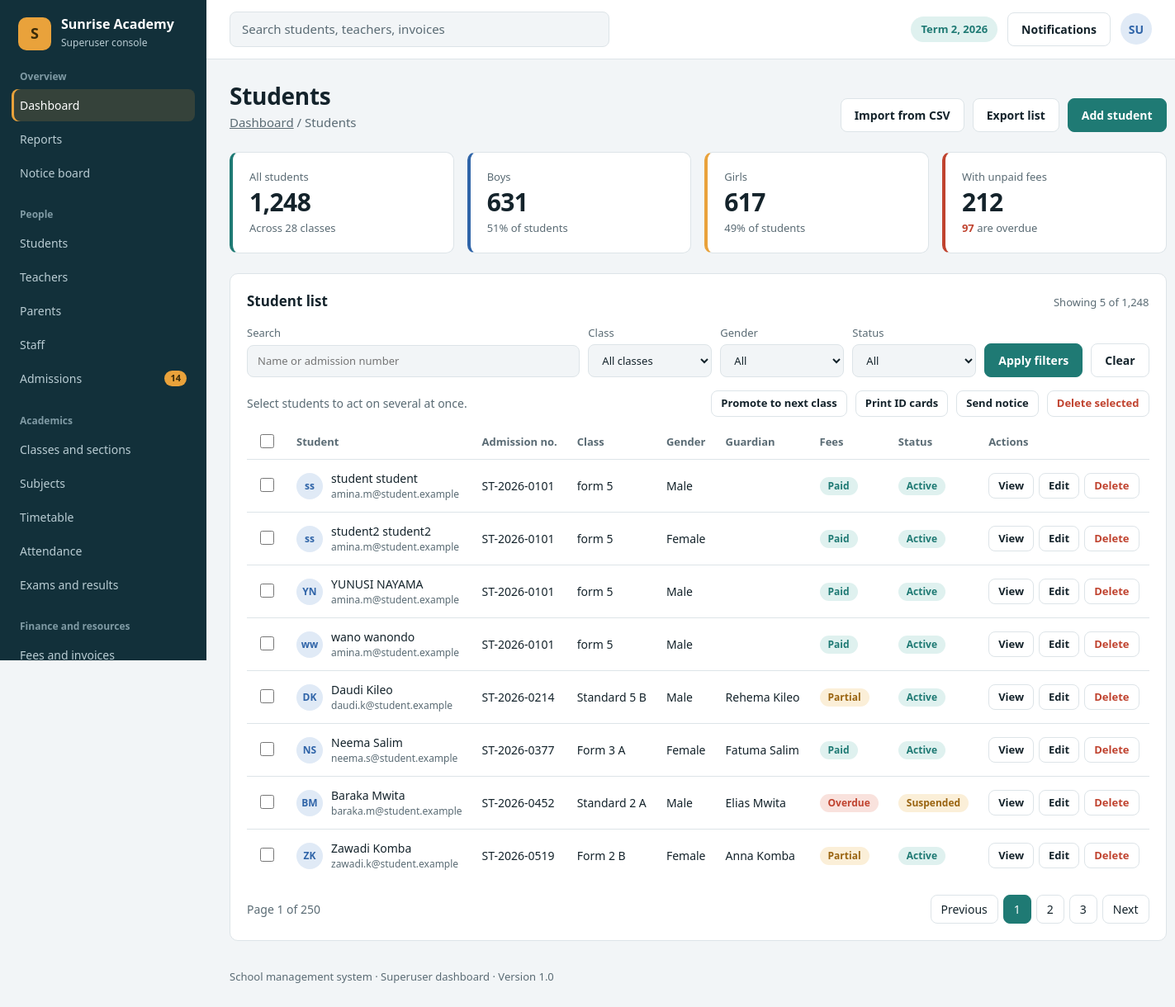
The page /student/ on the database its author committed.
### student/models.py (models this page shows, shortened)
class Student(models.Model):
    user = models.OneToOneField(User,on_delete=models.CASCADE)
    first_name = models.CharField(max_length=50)
    last_name = models.CharField(max_length=50)
    gender = models.CharField(max_length=50,choices=[('Male','Male'),('Female','Female')])
    date_of_birth = models.DateField()
    student_class = models.CharField(max_length=50)
    section = models.CharField(max_length=50)
    admission_date = models.DateField()
    photo = models.ImageField(upload_to='images')
    home_address = models.TextField()
    blood_group = models.CharField(max_length=50)
    allergies = models.CharField(max_length=255)
    created_at = models.DateTimeField(auto_now=True)

### student/views.py (the view)
# urls.py: path('student/',student_dasboard ,name='student'),
def student_dasboard(request):
    if request.method == 'POST':
        student_info = studentform(request.POST,request.FILES)
        parent_info = parentform(request.POST)
        if student_info.is_valid() and parent_info.is_valid():
            with transaction.atomic():
                student_obj = student_info.save()
                parent_obj = parent_info.save(commit=False)
                parent_obj.student = student_obj
                parent_obj.save()
                messages.success(request,'student data succesffully saved')
                return render(request,'student/student_dashboard.html')
        messages.success(request,'student data did not saved')
        return render(request,'student/student_dashboard.html')
    else:
        studentforms = studentform()
        parentforms = parentform()
        student_list = Student.objects.all()
        return render(request,'student/student_dashboard.html',{'student':studentforms,'parent':parentforms,'student_list':student_list})

### student/forms.py
class studentform(forms.ModelForm):
    class Meta:
        model = Student
        fields = ['first_name','last_name','gender','date_of_birth','student_class','section','admission_date','photo','home_address','blood_group','allergies',]

class parentform(forms.ModelForm):
    class Meta:
        model = parent
        fields = ['full_name','relationship','phone_number','email',]

### student/templates/student/student_dashboard.html (shortened to what this page needs)
{% extends "account/admin.html" %}
{% load static %}
{% block styles %}
<link rel="stylesheet" href="{% static "student/student_dashboard.css" %}">
{% endblock styles %}
{% block main %}
    <main class="content">
      <div class="page-head">
        <div>
          <h1>Students</h1>
          <p><a href="superuser-dashboard.html" style="text-decoration:underline">Dashboard</a> / Students</p>
        </div>
        <div class="btn-row">
          <a href="#" class="btn">Import from CSV</a>
          <a href="#" class="btn">Export list</a>
          <a href="#add-student" class="btn btn-primary">Add student</a>
        </div>
      </div>
      <section class="stats" aria-label="Student numbers">
        <article class="card stat"><span class="label">All students</span><span class="value">1,248</span><span class="note">Across 28 classes</span></article>
        <article class="card stat"><span class="label">Boys</span><span class="value">631</span><span class="note">51% of students</span></article>
        <article class="card stat"><span class="label">Girls</span><span class="value">617</span><span class="note">49% of students</span></article>
        <article class="card stat"><span class="label">With unpaid fees</span><span class="value">212</span><span class="note"><span class="down">97</span> are overdue</span></article>
      </section>
      <section class="card" id="list">
        <div class="card-head"><h2>Student list</h2><span>Showing 5 of 1,248</span></div>
        <form class="toolbar" action="students.html" method="get">
          <label class="field grow">Search
            <input type="search" name="q" placeholder="Name or admission number">
          </label>
          <label class="field">Class
            <select name="class">
              <option value="">All classes</option>
            </select>
          </label>
          <label class="field">Gender
            <select name="gender"><option value="">All</option><option>Female</option><option>Male</option></select>
          </label>
          <label class="field">Status
            <select name="status"><option value="">All</option><option>Active</option><option>Suspended</option><option>Transferred</option><option>Graduated</option></select>
          </label>
          <button class="btn btn-primary" type="submit">Apply filters</button>
          <a class="btn" href="students.html">Clear</a>
        </form>
        <div class="bulk">
          <span>Select students to act on several at once.</span>
          <div class="btn-row">
            <a href="#" class="btn btn-sm">Promote to next class</a>
            <a href="#" class="btn btn-sm">Print ID cards</a>
            <a href="#" class="btn btn-sm">Send notice</a>
            <a href="#" class="btn btn-sm btn-danger">Delete selected</a>
          </div>
        </div>
        <div class="table-wrap">
          <table>
            <thead>
              <tr>
                <th><input type="checkbox" aria-label="Select all students"></th>
                <th>Student</th><th>Admission no.</th><th>Class</th><th>Gender</th>
                <th>Guardian</th><th>Fees</th><th>Status</th><th>Actions</th>
              </tr>
            </thead>
            <tbody>
              {% for student_info in student_list %}
              <tr>
                <td><input type="checkbox" aria-label="Select {{student_info.first_name}} {{student_info.last_name}}"></td>
                <td><div class="person"><div class="avatar">{{student_info.first_name|first}}{{student_info.last_name|first}}</div><div>{{student_info.first_name}} {{student_info.last_name}}<small>amina.m@student.example</small></div></div></td>
                <td>ST-2026-0101</td><td>{{student_info.student_class}}</td><td>{{student_info.gender}}</td><td>{{student_info.parent.full_name}}</td>
                <td><span class="badge b-ok">Paid</span></td>
                <td><span class="badge b-ok">Active</span></td>
                <td><div class="row-actions">
                  <a href="#view-{{student_info.id}}" class="btn btn-sm">View</a>
                  <a href="#add-student-{{student_info.id}}" class="btn btn-sm">Edit</a>
                  <a href="#delete-{{student_info.id}}" class="btn btn-sm btn-danger">Delete</a>
                </div></td>
              </tr>
              {% endfor %}
              <tr>
                <td><input type="checkbox" aria-label="Select Daudi Kileo"></td>
                <td><div class="person"><div class="avatar">DK</div><div>Daudi Kileo<small>daudi.k@student.example</small></div></div></td>
                <td>ST-2026-0214</td><td>Standard 5 B</td><td>Male</td><td>Rehema Kileo</td>
                <td><span class="badge b-wait">Partial</span></td>
                <td><span class="badge b-ok">Active</span></td>
                <td><div class="row-actions">
                  <a href="#view-2" class="btn btn-sm">View</a>
                  <a href="#edit-2" class="btn btn-sm">Edit</a>
                  <a href="#delete-2" class="btn btn-sm btn-danger">Delete</a>
                </div></td>
              </tr>
              <tr>
                <td><input type="checkbox" aria-label="Select Neema Salim"></td>
                <td><div class="person"><div class="avatar">NS</div><div>Neema Salim<small>neema.s@student.example</small></div></div></td>
                <td>ST-2026-0377</td><td>Form 3 A</td><td>Female</td><td>Fatuma Salim</td>
                <td><span class="badge b-ok">Paid</span></td>
                <td><span class="badge b-ok">Active</span></td>
                <td><div class="row-actions">
                  <a href="#view-3" class="btn btn-sm">View</a>
                  <a href="#edit-3" class="btn btn-sm">Edit</a>
                  <a href="#delete-3" class="btn btn-sm btn-danger">Delete</a>
                </div></td>
              </tr>
              <tr>
                <td><input type="checkbox" aria-label="Select Baraka Mwita"></td>
                <td><div class="person"><div class="avatar">BM</div><div>Baraka Mwita<small>baraka.m@student.example</small></div></div></td>
                <td>ST-2026-0452</td><td>Standard 2 A</td><td>Male</td><td>Elias Mwita</td>
                <td><span class="badge b-bad">Overdue</span></td>
                <td><span class="badge b-wait">Suspended</span></td>
                <td><div class="row-actions">
                  <a href="#view-4" class="btn btn-sm">View</a>
                  <a href="#edit-4" class="btn btn-sm">Edit</a>
                  <a href="#delete-4" class="btn btn-sm btn-danger">Delete</a>
                </div></td>
              </tr>
              <tr>
                <td><input type="checkbox" aria-label="Select Zawadi Komba"></td>
                <td><div class="person"><div class="avatar">ZK</div><div>Zawadi Komba<small>zawadi.k@student.example</small></div></div></td>
                <td>ST-2026-0519</td><td>Form 2 B</td><td>Female</td><td>Anna Komba</td>
                <td><span class="badge b-wait">Partial</span></td>
                <td><span class="badge b-ok">Active</span></td>
                <td><div class="row-actions">
                  <a href="#view-5" class="btn btn-sm">View</a>
                  <a href="#edit-5" class="btn btn-sm">Edit</a>
                  <a href="#delete-5" class="btn btn-sm btn-danger">Delete</a>
                </div></td>
              </tr>
            </tbody>
          </table>
        </div>
        <div class="pager">
          <span>Page 1 of 250</span>
          <nav aria-label="Pagination">
            <a href="#list">Previous</a>
            <a href="#list" aria-current="page">1</a>
            <a href="#list">2</a>
            <a href="#list">3</a>
            <a href="#list">Next</a>
          </nav>
        </div>
      </section>
    </main>
{% endblock main %}

### account/static/account/general.css (style rules this page uses)
:root { --ink: #14232b; --ink-soft: #5a6b74; --side: #12303a; --side-text: #b9ccd3; --paper: #f2f5f7; --card: #ffffff; --line: #dde4e8; --teal: #1f7a74; --teal-soft: #dff1ef; --amber: #e9a23b; --amber-soft: #fbefd8; --red: #c0432f; --red-soft: #f9e2dd; --blue: #2f64a8; --blue-soft: #e0eaf6; --radius: 10px; --font: "Segoe UI", system-ui, -apple-system, "Helvetica Neue", Arial, sans-serif; }
*, *::before, *::after { box-sizing: border-box; }
html { height: 100%; }
body { margin: 0; min-height: 100%; font-family: var(--font); font-size: 15px; line-height: 1.5; color: var(--ink); background: var(--paper); }
a { color: inherit; text-decoration: none; }
h1, h2, h3, p { margin: 0; }
.avatar { width: 38px; height: 38px; border-radius: 50%; background: var(--blue-soft); color: var(--blue); display: grid; place-items: center; font-weight: 700; font-size: 14px; }
.content { padding: 28px; display: grid; gap: 24px; }
.page-head { display: flex; flex-wrap: wrap; align-items: flex-end; justify-content: space-between; gap: 14px; }
.page-head h1 { font-size: 28px; line-height: 1.2; letter-spacing: -.01em; }
.page-head p { color: var(--ink-soft); margin-top: 4px; }
.btn-row { display: flex; gap: 10px; flex-wrap: wrap; }
.btn { display: inline-block; padding: 9px 16px; border-radius: 8px; border: 1px solid var(--line); background: var(--card); color: var(--ink); font: inherit; font-weight: 600; font-size: 14px; cursor: pointer; }
.btn-primary { background: var(--teal); border-color: var(--teal); color: #fff; }
.card { background: var(--card); border: 1px solid var(--line); border-radius: var(--radius); padding: 20px; }
.card-head { display: flex; justify-content: space-between; align-items: baseline; gap: 10px; margin-bottom: 16px; }
.card-head h2 { font-size: 17px; }
.card-head a, .card-head span { font-size: 13px; color: var(--ink-soft); }
.stats { display: grid; grid-template-columns: repeat(4, 1fr); gap: 16px; }
.stat { display: grid; gap: 4px; border-left: 4px solid var(--teal); }
.stat:nth-child(2) { border-left-color: var(--blue); }
.stat:nth-child(3) { border-left-color: var(--amber); }
.stat:nth-child(4) { border-left-color: var(--red); }
.stat .label { font-size: 13px; color: var(--ink-soft); }
.stat .value { font-size: 30px; font-weight: 700; line-height: 1.15; letter-spacing: -.02em; }
.stat .note { font-size: 13px; color: var(--ink-soft); }
.down { color: var(--red); font-weight: 600; }
.table-wrap { overflow-x: auto; }
table { width: 100%; border-collapse: collapse; font-size: 14px; }
th { text-align: left; font-weight: 600; font-size: 13px; color: var(--ink-soft); padding: 8px 12px; border-bottom: 1px solid var(--line); white-space: nowrap; }
td { padding: 12px; border-bottom: 1px solid var(--line); white-space: nowrap; }
tr:last-child td { border-bottom: 0; }
.person { display: flex; align-items: center; gap: 10px; }
.person .avatar { width: 32px; height: 32px; font-size: 12px; }
.person small { display: block; color: var(--ink-soft); font-size: 12px; }
.badge { display: inline-block; padding: 2px 10px; border-radius: 99px; font-size: 12px; font-weight: 600; }
.b-ok { background: var(--teal-soft); color: var(--teal); }
.b-wait { background: var(--amber-soft); color: #9a6410; }
.b-bad { background: var(--red-soft); color: var(--red); }

### rows shown on the page
Student: first_name|first "s", last_name|first "s", first_name "student", last_name "student", student_class "form 5", gender "Male"
Student: first_name|first "s", last_name|first "s", first_name "student2", last_name "student2", student_class "form 5", gender "Female"
Student: first_name|first "Y", last_name|first "N", first_name "YUNUSI", last_name "NAYAMA", student_class "form 5", gender "Male"
Student: first_name|first "w", last_name|first "w", first_name "wano", last_name "wanondo", student_class "form 5", gender "Male"
